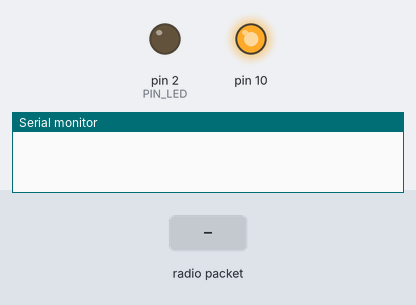
Recording of a sketch running on a simulated Arduino Uno, built with avr-gcc and run on an emulated ATmega328P. Parts: output pins drawn as LEDs (lit = HIGH), the last lines printed to the serial monitor. The inputs (shaded band) are chosen by the test bench. No radio packets arrive unless stated.

Above: at 1.2 s.
1.3 s: radio packet "hola" arrives
At 2.1 s:
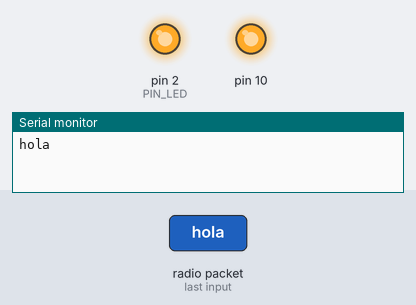
Timing chart, 0 to 4.3 s (numbered marks = the images above; inputs shaded):
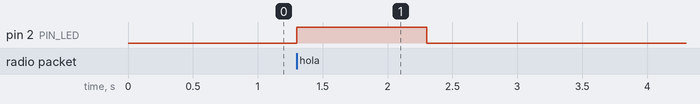

Measured:
- after the input at 1.3 s, pin 2 (PIN_LED): LOW → HIGH at once, → LOW 1.0 s later

The sketch:

NRF_periferico.ino
```cpp
#include <SPI.h>
#include <nRF24L01.h>
#include <RF24.h>
#include "Adafruit_GFX.h"
#include "Adafruit_ILI9341.h"

#define TIEMPO_LED 1000
#define PRESSED 0
#define NOT_PRESSED 1
#define PIN_SW 0
#define PIN_CE 4
#define PIN_CSN 5
// #define PIN_MISO 16
// #define PIN_MOSI 2
// #define PIN_IRQ 4
// #define PIN_SCK 17
#define PIN_LED 2

uint64_t direccionConectarA = 0xF0F0F0F0E0LL;
uint64_t direccionConectarB = 0xF0F0F0F0E1LL;
char mensajeRecibidoNRF[32];
char mensaje[] = "hola";
bool flagSW = 0;
int tiempo = 0;

RF24 radio(PIN_CE, PIN_CSN);

void setup() {
  Serial.begin(115200);
  //SPI.begin(PIN_SCK, PIN_MISO, PIN_MOSI);
  SPI.begin();
  radio.begin();
  radio.setAutoAck(true);
  radio.setChannel(108);
  radio.setDataRate(RF24_250KBPS);
  radio.setPALevel(RF24_PA_LOW);
  radio.openWritingPipe(direccionConectarB);
  radio.openReadingPipe(1, direccionConectarA);
  radio.startListening();
  radio.setRetries(15, 15);

  pinMode(PIN_LED, OUTPUT);
  pinMode(PIN_SW, INPUT);

  digitalWrite(PIN_LED, LOW);
}

void loop() {
  int tiempoActual = millis();
  if(tiempoActual - tiempo >= TIEMPO_LED){
    digitalWrite(PIN_LED, LOW);
  }
  if(flagSW == 0){
    if(digitalRead(PIN_SW) == PRESSED){
      flagSW = 1;
    }
  }
  else{
    if(digitalRead(PIN_SW) == NOT_PRESSED){
      flagSW = 0;
      radio.stopListening();
      bool exito = radio.write(&mensaje, sizeof(mensaje));
      if(exito){
        Serial.println("mandando");
      }else{

      Serial.println("no");
      }
      radio.startListening();
    }
  }
  if(radio.available() > 0){
    memset(mensajeRecibidoNRF, 0, sizeof(mensajeRecibidoNRF));
    radio.read(&mensajeRecibidoNRF, sizeof(mensajeRecibidoNRF));
    String mensajeCentralConectar = String(mensajeRecibidoNRF);
    mensajeCentralConectar.trim();
    if(mensajeCentralConectar == "hola"){
    Serial.println(mensajeCentralConectar);
    digitalWrite(PIN_LED, HIGH);
    tiempo = millis();
    }
  }
}
```
